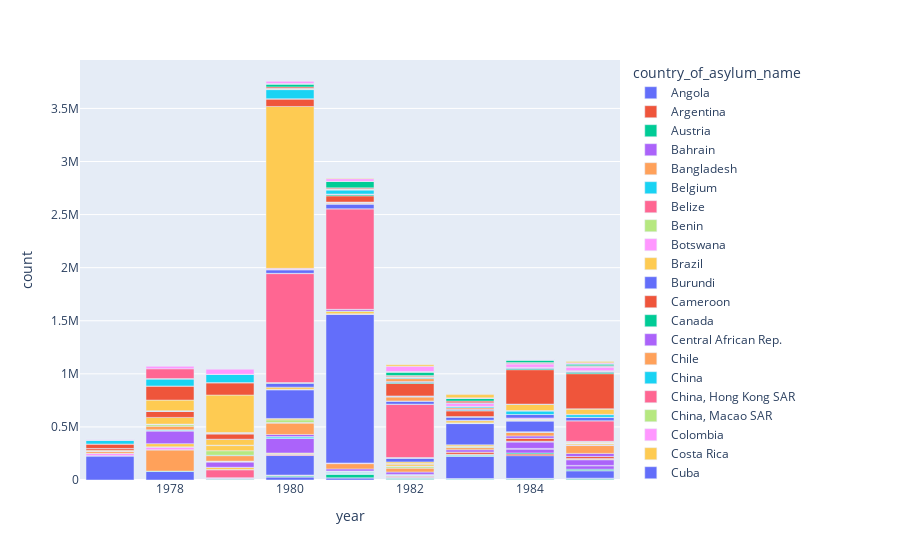

Notebook source saved alongside this figure:
### Code cell
fig = px.bar(destination_df[(destination_df['year'] >= 1977) & (destination_df['year'] <= 1985)], x='year', y='count', color='country_of_asylum_name')
fig.show()

### Figure 1 — Plotly figure (JSON) as saved in the notebook; plotly's stock layout.template omitted (floating-point values rounded to 4 significant figures)
{"data": [{"hovertemplate": "country_of_asylum_name=Angola<br>year=%{x}<br>count=%{y}<extra></extra>", "legendgroup": "Angola", "marker": {"color": "#636efa", "pattern": {"shape": ""}}, "name": "Angola", "orientation": "v", "showlegend": true, "textposition": "auto", "type": "bar", "x": [1977, 1978, 1979, 1980, 1981, 1982, 1984, 1985], "xaxis": "x", "y": [226000, 79880, 5000, 29440, 20460, 4840, 2910, 300], "yaxis": "y"}, {"hovertemplate": "country_of_asylum_name=Argentina<br>year=%{x}<br>count=%{y}<extra></extra>", "legendgroup": "Argentina", "marker": {"color": "#EF553B", "pattern": {"shape": ""}}, "name": "Argentina", "orientation": "v", "showlegend": true, "textposition": "auto", "type": "bar", "x": [1978, 1979, 1980, 1981, 1982, 1983, 1985], "xaxis": "x", "y": [470, 1110, 510, 160, 260, 480, 1800], "yaxis": "y"}, {"hovertemplate": "country_of_asylum_name=Austria<br>year=%{x}<br>count=%{y}<extra></extra>", "legendgroup": "Austria", "marker": {"color": "#00cc96", "pattern": {"shape": ""}}, "name": "Austria", "orientation": "v", "showlegend": true, "textposition": "auto", "type": "bar", "x": [1977, 1978, 1979, 1980, 1981, 1982, 1983, 1984, 1985], "xaxis": "x", "y": [2566, 3412, 5624, 9259, 34557, 6315, 5902, 7209, 6723], "yaxis": "y"}, {"hovertemplate": "country_of_asylum_name=Bahrain<br>year=%{x}<br>count=%{y}<extra></extra>", "legendgroup": "Bahrain", "marker": {"color": "#ab63fa", "pattern": {"shape": ""}}, "name": "Bahrain", "orientation": "v", "showlegend": true, "textposition": "auto", "type": "bar", "x": [1984], "xaxis": "x", "y": [200], "yaxis": "y"}, {"hovertemplate": "country_of_asylum_name=Bangladesh<br>year=%{x}<br>count=%{y}<extra></extra>", "legendgroup": "Bangladesh", "marker": {"color": "#FFA15A", "pattern": {"shape": ""}}, "name": "Bangladesh", "orientation": "v", "showlegend": true, "textposition": "auto", "type": "bar", "x": [1978], "xaxis": "x", "y": [200000], "yaxis": "y"}, {"hovertemplate": "country_of_asylum_name=Belgium<br>year=%{x}<br>count=%{y}<extra></extra>", "legendgroup": "Belgium", "marker": {"color": "#19d3f3", "pattern": {"shape": ""}}, "name": "Belgium", "orientation": "v", "showlegend": true, "textposition": "auto", "type": "bar", "x": [1977, 1978, 1979, 1980, 1981, 1982, 1983, 1984, 1985], "xaxis": "x", "y": [946, 1082, 2426, 2730, 2281, 2905, 2899, 3643, 5296], "yaxis": "y"}, {"hovertemplate": "country_of_asylum_name=Belize<br>year=%{x}<br>count=%{y}<extra></extra>", "legendgroup": "Belize", "marker": {"color": "#FF6692", "pattern": {"shape": ""}}, "name": "Belize", "orientation": "v", "showlegend": true, "textposition": "auto", "type": "bar", "x": [1980], "xaxis": "x", "y": [4000], "yaxis": "y"}, {"hovertemplate": "country_of_asylum_name=Benin<br>year=%{x}<br>count=%{y}<extra></extra>", "legendgroup": "Benin", "marker": {"color": "#B6E880", "pattern": {"shape": ""}}, "name": "Benin", "orientation": "v", "showlegend": true, "textposition": "auto", "type": "bar", "x": [1984, 1985], "xaxis": "x", "y": [740, 2850], "yaxis": "y"}, {"hovertemplate": "country_of_asylum_name=Botswana<br>year=%{x}<br>count=%{y}<extra></extra>", "legendgroup": "Botswana", "marker": {"color": "#FF97FF", "pattern": {"shape": ""}}, "name": "Botswana", "orientation": "v", "showlegend": true, "textposition": "auto", "type": "bar", "x": [1977, 1978, 1979, 1980, 1981, 1983, 1984, 1985], "xaxis": "x", "y": [22240, 25880, 8110, 550, 430, 4800, 630, 530], "yaxis": "y"}, {"hovertemplate": "country_of_asylum_name=Brazil<br>year=%{x}<br>count=%{y}<extra></extra>", "legendgroup": "Brazil", "marker": {"color": "#FECB52", "pattern": {"shape": ""}}, "name": "Brazil", "orientation": "v", "showlegend": true, "textposition": "auto", "type": "bar", "x": [1982, 1983, 1984], "xaxis": "x", "y": [110, 180, 140], "yaxis": "y"}, {"hovertemplate": "country_of_asylum_name=Burundi<br>year=%{x}<br>count=%{y}<extra></extra>", "legendgroup": "Burundi", "marker": {"color": "#636efa", "pattern": {"shape": ""}}, "name": "Burundi", "orientation": "v", "showlegend": true, "textposition": "auto", "type": "bar", "x": [1978, 1980, 1981, 1982, 1983, 1984, 1985], "xaxis": "x", "y": [910, 184110, 2070, 380, 208440, 213860, 69230], "yaxis": "y"}, {"hovertemplate": "country_of_asylum_name=Cameroon<br>year=%{x}<br>count=%{y}<extra></extra>", "legendgroup": "Cameroon", "marker": {"color": "#EF553B", "pattern": {"shape": ""}}, "name": "Cameroon", "orientation": "v", "showlegend": true, "textposition": "auto", "type": "bar", "x": [1983, 1984, 1985], "xaxis": "x", "y": [240, 14550, 2070], "yaxis": "y"}, {"hovertemplate": "country_of_asylum_name=Canada<br>year=%{x}<br>count=%{y}<extra></extra>", "legendgroup": "Canada", "marker": {"color": "#00cc96", "pattern": {"shape": ""}}, "name": "Canada", "orientation": "v", "showlegend": true, "textposition": "auto", "type": "bar", "x": [1980, 1981, 1982, 1983, 1984, 1985], "xaxis": "x", "y": [1000, 3000, 5000, 9400, 11000, 13000], "yaxis": "y"}, {"hovertemplate": "country_of_asylum_name=Central African Rep.<br>year=%{x}<br>count=%{y}<extra></extra>", "legendgroup": "Central African Rep.", "marker": {"color": "#ab63fa", "pattern": {"shape": ""}}, "name": "Central African Rep.", "orientation": "v", "showlegend": true, "textposition": "auto", "type": "bar", "x": [1982, 1984, 1985], "xaxis": "x", "y": [3250, 36390, 33140], "yaxis": "y"}, {"hovertemplate": "country_of_asylum_name=Chile<br>year=%{x}<br>count=%{y}<extra></extra>", "legendgroup": "Chile", "marker": {"color": "#FFA15A", "pattern": {"shape": ""}}, "name": "Chile", "orientation": "v", "showlegend": true, "textposition": "auto", "type": "bar", "x": [1985], "xaxis": "x", "y": [150], "yaxis": "y"}, {"hovertemplate": "country_of_asylum_name=China<br>year=%{x}<br>count=%{y}<extra></extra>", "legendgroup": "China", "marker": {"color": "#19d3f3", "pattern": {"shape": ""}}, "name": "China", "orientation": "v", "showlegend": true, "textposition": "auto", "type": "bar", "x": [1981, 1982, 1983, 1984, 1985], "xaxis": "x", "y": [2000, 2850, 4770, 3400, 2400], "yaxis": "y"}, {"hovertemplate": "country_of_asylum_name=China, Hong Kong SAR<br>year=%{x}<br>count=%{y}<extra></extra>", "legendgroup": "China, Hong Kong SAR", "marker": {"color": "#FF6692", "pattern": {"shape": ""}}, "name": "China, Hong Kong SAR", "orientation": "v", "showlegend": true, "textposition": "auto", "type": "bar", "x": [1979, 1980, 1981, 1982, 1983, 1984], "xaxis": "x", "y": [73690, 11200, 8470, 8000, 3800, 2730], "yaxis": "y"}, {"hovertemplate": "country_of_asylum_name=China, Macao SAR<br>year=%{x}<br>count=%{y}<extra></extra>", "legendgroup": "China, Macao SAR", "marker": {"color": "#B6E880", "pattern": {"shape": ""}}, "name": "China, Macao SAR", "orientation": "v", "showlegend": true, "textposition": "auto", "type": "bar", "x": [1978, 1979, 1980, 1981, 1982], "xaxis": "x", "y": [950, 3180, 2270, 450, 60], "yaxis": "y"}, {"hovertemplate": "country_of_asylum_name=Colombia<br>year=%{x}<br>count=%{y}<extra></extra>", "legendgroup": "Colombia", "marker": {"color": "#FF97FF", "pattern": {"shape": ""}}, "name": "Colombia", "orientation": "v", "showlegend": true, "textposition": "auto", "type": "bar", "x": [1983, 1984], "xaxis": "x", "y": [50, 90], "yaxis": "y"}, {"hovertemplate": "country_of_asylum_name=Costa Rica<br>year=%{x}<br>count=%{y}<extra></extra>", "legendgroup": "Costa Rica", "marker": {"color": "#FECB52", "pattern": {"shape": ""}}, "name": "Costa Rica", "orientation": "v", "showlegend": true, "textposition": "auto", "type": "bar", "x": [1978, 1979, 1980, 1982], "xaxis": "x", "y": [30000, 20600, 9120, 1050], "yaxis": "y"}, {"hovertemplate": "country_of_asylum_name=Cuba<br>year=%{x}<br>count=%{y}<extra></extra>", "legendgroup": "Cuba", "marker": {"color": "#636efa", "pattern": {"shape": ""}}, "name": "Cuba", "orientation": "v", "showlegend": true, "textposition": "auto", "type": "bar", "x": [1979, 1980], "xaxis": "x", "y": [70, 50], "yaxis": "y"}, {"hovertemplate": "country_of_asylum_name=Cyprus<br>year=%{x}<br>count=%{y}<extra></extra>", "legendgroup": "Cyprus", "marker": {"color": "#EF553B", "pattern": {"shape": ""}}, "name": "Cyprus", "orientation": "v", "showlegend": true, "textposition": "auto", "type": "bar", "x": [1982], "xaxis": "x", "y": [7260], "yaxis": "y"}, {"hovertemplate": "country_of_asylum_name=Côte d'Ivoire<br>year=%{x}<br>count=%{y}<extra></extra>", "legendgroup": "Côte d'Ivoire", "marker": {"color": "#00cc96", "pattern": {"shape": ""}}, "name": "Côte d'Ivoire", "orientation": "v", "showlegend": true, "textposition": "auto", "type": "bar", "x": [1984, 1985], "xaxis": "x", "y": [160, 110], "yaxis": "y"}, {"hovertemplate": "country_of_asylum_name=Dem. Rep. of the Congo<br>year=%{x}<br>count=%{y}<extra></extra>", "legendgroup": "Dem. Rep. of the Congo", "marker": {"color": "#ab63fa", "pattern": {"shape": ""}}, "name": "Dem. Rep. of the Congo", "orientation": "v", "showlegend": true, "textposition": "auto", "type": "bar", "x": [1978, 1979, 1980, 1982, 1984, 1985], "xaxis": "x", "y": [120000, 50780, 136690, 600, 59960, 53000], "yaxis": "y"}, {"hovertemplate": "country_of_asylum_name=Denmark<br>year=%{x}<br>count=%{y}<extra></extra>", "legendgroup": "Denmark", "marker": {"color": "#FFA15A", "pattern": {"shape": ""}}, "name": "Denmark", "orientation": "v", "showlegend": true, "textposition": "auto", "type": "bar", "x": [1977, 1978, 1979, 1980, 1981, 1982, 1983, 1984, 1985], "xaxis": "x", "y": [222, 170, 422, 65, 123, 298, 800, 4312, 8698], "yaxis": "y"}, {"hovertemplate": "country_of_asylum_name=Djibouti<br>year=%{x}<br>count=%{y}<extra></extra>", "legendgroup": "Djibouti", "marker": {"color": "#19d3f3", "pattern": {"shape": ""}}, "name": "Djibouti", "orientation": "v", "showlegend": true, "textposition": "auto", "type": "bar", "x": [1978, 1979, 1980, 1981, 1982, 1983, 1984, 1985], "xaxis": "x", "y": [9350, 3350, 16510, 10010, 3580, 240, 870, 1710], "yaxis": "y"}, {"hovertemplate": "country_of_asylum_name=Dominican Rep.<br>year=%{x}<br>count=%{y}<extra></extra>", "legendgroup": "Dominican Rep.", "marker": {"color": "#FF6692", "pattern": {"shape": ""}}, "name": "Dominican Rep.", "orientation": "v", "showlegend": true, "textposition": "auto", "type": "bar", "x": [1979, 1980, 1982, 1984], "xaxis": "x", "y": [3050, 500, 1660, 130], "yaxis": "y"}, {"hovertemplate": "country_of_asylum_name=Ecuador<br>year=%{x}<br>count=%{y}<extra></extra>", "legendgroup": "Ecuador", "marker": {"color": "#B6E880", "pattern": {"shape": ""}}, "name": "Ecuador", "orientation": "v", "showlegend": true, "textposition": "auto", "type": "bar", "x": [1977, 1979, 1981, 1982, 1983, 1984, 1985], "xaxis": "x", "y": [80, 60, 100, 60, 80, 90, 110], "yaxis": "y"}, {"hovertemplate": "country_of_asylum_name=Egypt<br>year=%{x}<br>count=%{y}<extra></extra>", "legendgroup": "Egypt", "marker": {"color": "#FF97FF", "pattern": {"shape": ""}}, "name": "Egypt", "orientation": "v", "showlegend": true, "textposition": "auto", "type": "bar", "x": [1977, 1978, 1979, 1980, 1981, 1982, 1983, 1984, 1985], "xaxis": "x", "y": [240, 320, 270, 250, 400, 4310, 170, 210, 240], "yaxis": "y"}, {"hovertemplate": "country_of_asylum_name=El Salvador<br>year=%{x}<br>count=%{y}<extra></extra>", "legendgroup": "El Salvador", "marker": {"color": "#FECB52", "pattern": {"shape": ""}}, "name": "El Salvador", "orientation": "v", "showlegend": true, "textposition": "auto", "type": "bar", "x": [1979], "xaxis": "x", "y": [250], "yaxis": "y"}, {"hovertemplate": "country_of_asylum_name=Eswatini<br>year=%{x}<br>count=%{y}<extra></extra>", "legendgroup": "Eswatini", "marker": {"color": "#636efa", "pattern": {"shape": ""}}, "name": "Eswatini", "orientation": "v", "showlegend": true, "textposition": "auto", "type": "bar", "x": [1977, 1978, 1980, 1981, 1982, 1983, 1984, 1985], "xaxis": "x", "y": [270, 740, 820, 390, 60, 410, 2100, 2300], "yaxis": "y"}, {"hovertemplate": "country_of_asylum_name=Ethiopia<br>year=%{x}<br>count=%{y}<extra></extra>", "legendgroup": "Ethiopia", "marker": {"color": "#EF553B", "pattern": {"shape": ""}}, "name": "Ethiopia", "orientation": "v", "showlegend": true, "textposition": "auto", "type": "bar", "x": [1983, 1984, 1985], "xaxis": "x", "y": [20330, 28200, 18070], "yaxis": "y"}, {"hovertemplate": "country_of_asylum_name=Finland<br>year=%{x}<br>count=%{y}<extra></extra>", "legendgroup": "Finland", "marker": {"color": "#00cc96", "pattern": {"shape": ""}}, "name": "Finland", "orientation": "v", "showlegend": true, "textposition": "auto", "type": "bar", "x": [1981, 1982, 1983, 1984, 1985], "xaxis": "x", "y": [12, 6, 16, 18, 18], "yaxis": "y"}, {"hovertemplate": "country_of_asylum_name=France<br>year=%{x}<br>count=%{y}<extra></extra>", "legendgroup": "France", "marker": {"color": "#ab63fa", "pattern": {"shape": ""}}, "name": "France", "orientation": "v", "showlegend": true, "textposition": "auto", "type": "bar", "x": [1980, 1981, 1982, 1983, 1984, 1985], "xaxis": "x", "y": [19912, 19846, 22503, 22349, 21704, 28906], "yaxis": "y"}, {"hovertemplate": "country_of_asylum_name=Germany<br>year=%{x}<br>count=%{y}<extra></extra>", "legendgroup": "Germany", "marker": {"color": "#FFA15A", "pattern": {"shape": ""}}, "name": "Germany", "orientation": "v", "showlegend": true, "textposition": "auto", "type": "bar", "x": [1977, 1978, 1979, 1980, 1981, 1982, 1983, 1984, 1985], "xaxis": "x", "y": [16410, 33136, 51300, 107818, 49393, 37425, 19716, 35254, 73817], "yaxis": "y"}, {"hovertemplate": "country_of_asylum_name=Greece<br>year=%{x}<br>count=%{y}<extra></extra>", "legendgroup": "Greece", "marker": {"color": "#19d3f3", "pattern": {"shape": ""}}, "name": "Greece", "orientation": "v", "showlegend": true, "textposition": "auto", "type": "bar", "x": [1979, 1980, 1981, 1982, 1983, 1984, 1985], "xaxis": "x", "y": [3759, 1793, 2241, 1194, 1473, 1704, 3717], "yaxis": "y"}, {"hovertemplate": "country_of_asylum_name=Guatemala<br>year=%{x}<br>count=%{y}<extra></extra>", "legendgroup": "Guatemala", "marker": {"color": "#FF6692", "pattern": {"shape": ""}}, "name": "Guatemala", "orientation": "v", "showlegend": true, "textposition": "auto", "type": "bar", "x": [1980, 1984], "xaxis": "x", "y": [3100, 60], "yaxis": "y"}, {"hovertemplate": "country_of_asylum_name=Honduras<br>year=%{x}<br>count=%{y}<extra></extra>", "legendgroup": "Honduras", "marker": {"color": "#B6E880", "pattern": {"shape": ""}}, "name": "Honduras", "orientation": "v", "showlegend": true, "textposition": "auto", "type": "bar", "x": [1978, 1979, 1980, 1982, 1983], "xaxis": "x", "y": [15000, 42720, 25000, 14540, 9040], "yaxis": "y"}, {"hovertemplate": "country_of_asylum_name=India<br>year=%{x}<br>count=%{y}<extra></extra>", "legendgroup": "India", "marker": {"color": "#FF97FF", "pattern": {"shape": ""}}, "name": "India", "orientation": "v", "showlegend": true, "textposition": "auto", "type": "bar", "x": [1981, 1982, 1983, 1984, 1985], "xaxis": "x", "y": [3980, 2670, 3130, 2730, 1940], "yaxis": "y"}, {"hovertemplate": "country_of_asylum_name=Indonesia<br>year=%{x}<br>count=%{y}<extra></extra>", "legendgroup": "Indonesia", "marker": {"color": "#FECB52", "pattern": {"shape": ""}}, "name": "Indonesia", "orientation": "v", "showlegend": true, "textposition": "auto", "type": "bar", "x": [1978, 1979, 1980, 1982, 1983, 1985], "xaxis": "x", "y": [2930, 48440, 12970, 17790, 12590, 11180], "yaxis": "y"}, {"hovertemplate": "country_of_asylum_name=Iran (Islamic Rep. of)<br>year=%{x}<br>count=%{y}<extra></extra>", "legendgroup": "Iran (Islamic Rep. of)", "marker": {"color": "#636efa", "pattern": {"shape": ""}}, "name": "Iran (Islamic Rep. of)", "orientation": "v", "showlegend": true, "textposition": "auto", "type": "bar", "x": [1980, 1981, 1983, 1984], "xaxis": "x", "y": [270000, 1400000, 200000, 100000], "yaxis": "y"}, {"hovertemplate": "country_of_asylum_name=Italy<br>year=%{x}<br>count=%{y}<extra></extra>", "legendgroup": "Italy", "marker": {"color": "#EF553B", "pattern": {"shape": ""}}, "name": "Italy", "orientation": "v", "showlegend": true, "textposition": "auto", "type": "bar", "x": [1977, 1978, 1979, 1980, 1981, 1982, 1983, 1984, 1985], "xaxis": "x", "y": [973, 802, 1377, 2126, 3627, 3127, 3024, 4548, 5410], "yaxis": "y"}, {"hovertemplate": "country_of_asylum_name=Japan<br>year=%{x}<br>count=%{y}<extra></extra>", "legendgroup": "Japan", "marker": {"color": "#00cc96", "pattern": {"shape": ""}}, "name": "Japan", "orientation": "v", "showlegend": true, "textposition": "auto", "type": "bar", "x": [1978, 1979, 1980, 1981, 1982, 1983, 1984], "xaxis": "x", "y": [710, 1170, 1680, 1200, 1880, 1430, 500], "yaxis": "y"}, {"hovertemplate": "country_of_asylum_name=Jordan<br>year=%{x}<br>count=%{y}<extra></extra>", "legendgroup": "Jordan", "marker": {"color": "#ab63fa", "pattern": {"shape": ""}}, "name": "Jordan", "orientation": "v", "showlegend": true, "textposition": "auto", "type": "bar", "x": [1978, 1979, 1980, 1983, 1984], "xaxis": "x", "y": [80, 80, 80, 100, 250], "yaxis": "y"}, {"hovertemplate": "country_of_asylum_name=Kenya<br>year=%{x}<br>count=%{y}<extra></extra>", "legendgroup": "Kenya", "marker": {"color": "#FFA15A", "pattern": {"shape": ""}}, "name": "Kenya", "orientation": "v", "showlegend": true, "textposition": "auto", "type": "bar", "x": [1977, 1978, 1979, 1980, 1981, 1982, 1983, 1984, 1985], "xaxis": "x", "y": [4040, 500, 720, 420, 920, 1450, 2100, 1300, 910], "yaxis": "y"}, {"hovertemplate": "country_of_asylum_name=Kuwait<br>year=%{x}<br>count=%{y}<extra></extra>", "legendgroup": "Kuwait", "marker": {"color": "#19d3f3", "pattern": {"shape": ""}}, "name": "Kuwait", "orientation": "v", "showlegend": true, "textposition": "auto", "type": "bar", "x": [1985], "xaxis": "x", "y": [50], "yaxis": "y"}, {"hovertemplate": "country_of_asylum_name=Lebanon<br>year=%{x}<br>count=%{y}<extra></extra>", "legendgroup": "Lebanon", "marker": {"color": "#FF6692", "pattern": {"shape": ""}}, "name": "Lebanon", "orientation": "v", "showlegend": true, "textposition": "auto", "type": "bar", "x": [1979, 1980, 1983, 1984, 1985], "xaxis": "x", "y": [100, 300, 90, 90, 70], "yaxis": "y"}, {"hovertemplate": "country_of_asylum_name=Lesotho<br>year=%{x}<br>count=%{y}<extra></extra>", "legendgroup": "Lesotho", "marker": {"color": "#B6E880", "pattern": {"shape": ""}}, "name": "Lesotho", "orientation": "v", "showlegend": true, "textposition": "auto", "type": "bar", "x": [1977, 1978, 1979, 1982, 1983, 1984, 1985], "xaxis": "x", "y": [50, 100, 370, 200, 200, 130, 530], "yaxis": "y"}, {"hovertemplate": "country_of_asylum_name=Liberia<br>year=%{x}<br>count=%{y}<extra></extra>", "legendgroup": "Liberia", "marker": {"color": "#FF97FF", "pattern": {"shape": ""}}, "name": "Liberia", "orientation": "v", "showlegend": true, "textposition": "auto", "type": "bar", "x": [1984], "xaxis": "x", "y": [60], "yaxis": "y"}, {"hovertemplate": "country_of_asylum_name=Malaysia<br>year=%{x}<br>count=%{y}<extra></extra>", "legendgroup": "Malaysia", "marker": {"color": "#FECB52", "pattern": {"shape": ""}}, "name": "Malaysia", "orientation": "v", "showlegend": true, "textposition": "auto", "type": "bar", "x": [1977, 1978, 1979, 1980, 1981, 1982, 1983, 1984, 1985], "xaxis": "x", "y": [6000, 63120, 53930, 20090, 23720, 15090, 21140, 9400, 8910], "yaxis": "y"}, {"hovertemplate": "country_of_asylum_name=Mexico<br>year=%{x}<br>count=%{y}<extra></extra>", "legendgroup": "Mexico", "marker": {"color": "#636efa", "pattern": {"shape": ""}}, "name": "Mexico", "orientation": "v", "showlegend": true, "textposition": "auto", "type": "bar", "x": [1979, 1980, 1982], "xaxis": "x", "y": [2530, 38000, 36100], "yaxis": "y"}, {"hovertemplate": "country_of_asylum_name=Mozambique<br>year=%{x}<br>count=%{y}<extra></extra>", "legendgroup": "Mozambique", "marker": {"color": "#EF553B", "pattern": {"shape": ""}}, "name": "Mozambique", "orientation": "v", "showlegend": true, "textposition": "auto", "type": "bar", "x": [1977, 1978, 1979, 1982, 1983, 1984, 1985], "xaxis": "x", "y": [15500, 57500, 50000, 80, 80, 70, 140], "yaxis": "y"}, {"hovertemplate": "country_of_asylum_name=Netherlands (Kingdom of the)<br>year=%{x}<br>count=%{y}<extra></extra>", "legendgroup": "Netherlands (Kingdom of the)", "marker": {"color": "#00cc96", "pattern": {"shape": ""}}, "name": "Netherlands (Kingdom of the)", "orientation": "v", "showlegend": true, "textposition": "auto", "type": "bar", "x": [1980, 1981, 1982, 1983, 1984, 1985], "xaxis": "x", "y": [1350, 1594, 1214, 2015, 2579, 5644], "yaxis": "y"}, {"hovertemplate": "country_of_asylum_name=Nicaragua<br>year=%{x}<br>count=%{y}<extra></extra>", "legendgroup": "Nicaragua", "marker": {"color": "#ab63fa", "pattern": {"shape": ""}}, "name": "Nicaragua", "orientation": "v", "showlegend": true, "textposition": "auto", "type": "bar", "x": [1980, 1981, 1982, 1985], "xaxis": "x", "y": [4100, 16080, 2940, 540], "yaxis": "y"}, {"hovertemplate": "country_of_asylum_name=Nigeria<br>year=%{x}<br>count=%{y}<extra></extra>", "legendgroup": "Nigeria", "marker": {"color": "#FFA15A", "pattern": {"shape": ""}}, "name": "Nigeria", "orientation": "v", "showlegend": true, "textposition": "auto", "type": "bar", "x": [1978, 1982, 1983], "xaxis": "x", "y": [100, 190, 200], "yaxis": "y"}, {"hovertemplate": "country_of_asylum_name=Norway<br>year=%{x}<br>count=%{y}<extra></extra>", "legendgroup": "Norway", "marker": {"color": "#19d3f3", "pattern": {"shape": ""}}, "name": "Norway", "orientation": "v", "showlegend": true, "textposition": "auto", "type": "bar", "x": [1980, 1981, 1982, 1983, 1984, 1985], "xaxis": "x", "y": [101, 95, 100, 150, 300, 829], "yaxis": "y"}, {"hovertemplate": "country_of_asylum_name=Pakistan<br>year=%{x}<br>count=%{y}<extra></extra>", "legendgroup": "Pakistan", "marker": {"color": "#FF6692", "pattern": {"shape": ""}}, "name": "Pakistan", "orientation": "v", "showlegend": true, "textposition": "auto", "type": "bar", "x": [1980, 1981, 1982, 1983, 1985], "xaxis": "x", "y": [1026220, 947070, 502150, 1100, 193400], "yaxis": "y"}, {"hovertemplate": "country_of_asylum_name=Panama<br>year=%{x}<br>count=%{y}<extra></extra>", "legendgroup": "Panama", "marker": {"color": "#B6E880", "pattern": {"shape": ""}}, "name": "Panama", "orientation": "v", "showlegend": true, "textposition": "auto", "type": "bar", "x": [1978, 1979, 1980, 1982], "xaxis": "x", "y": [500, 1270, 2020, 450], "yaxis": "y"}, {"hovertemplate": "country_of_asylum_name=Papua New Guinea<br>year=%{x}<br>count=%{y}<extra></extra>", "legendgroup": "Papua New Guinea", "marker": {"color": "#FF97FF", "pattern": {"shape": ""}}, "name": "Papua New Guinea", "orientation": "v", "showlegend": true, "textposition": "auto", "type": "bar", "x": [1982, 1983, 1984, 1985], "xaxis": "x", "y": [700, 350, 9830, 880], "yaxis": "y"}, {"hovertemplate": "country_of_asylum_name=Peru<br>year=%{x}<br>count=%{y}<extra></extra>", "legendgroup": "Peru", "marker": {"color": "#FECB52", "pattern": {"shape": ""}}, "name": "Peru", "orientation": "v", "showlegend": true, "textposition": "auto", "type": "bar", "x": [1978, 1980, 1981, 1983], "xaxis": "x", "y": [430, 740, 280, 60], "yaxis": "y"}, {"hovertemplate": "country_of_asylum_name=Philippines<br>year=%{x}<br>count=%{y}<extra></extra>", "legendgroup": "Philippines", "marker": {"color": "#636efa", "pattern": {"shape": ""}}, "name": "Philippines", "orientation": "v", "showlegend": true, "textposition": "auto", "type": "bar", "x": [1977, 1978, 1979, 1980, 1981, 1982, 1983, 1984, 1985], "xaxis": "x", "y": [1180, 2700, 5370, 33480, 45280, 28900, 30180, 32670, 31140], "yaxis": "y"}, {"hovertemplate": "country_of_asylum_name=Portugal<br>year=%{x}<br>count=%{y}<extra></extra>", "legendgroup": "Portugal", "marker": {"color": "#EF553B", "pattern": {"shape": ""}}, "name": "Portugal", "orientation": "v", "showlegend": true, "textposition": "auto", "type": "bar", "x": [1980, 1981, 1982, 1983, 1984, 1985], "xaxis": "x", "y": [1636, 600, 1091, 609, 380, 63], "yaxis": "y"}, {"hovertemplate": "country_of_asylum_name=Qatar<br>year=%{x}<br>count=%{y}<extra></extra>", "legendgroup": "Qatar", "marker": {"color": "#00cc96", "pattern": {"shape": ""}}, "name": "Qatar", "orientation": "v", "showlegend": true, "textposition": "auto", "type": "bar", "x": [1980, 1985], "xaxis": "x", "y": [200, 50], "yaxis": "y"}, {"hovertemplate": "country_of_asylum_name=Rep. of Korea<br>year=%{x}<br>count=%{y}<extra></extra>", "legendgroup": "Rep. of Korea", "marker": {"color": "#ab63fa", "pattern": {"shape": ""}}, "name": "Rep. of Korea", "orientation": "v", "showlegend": true, "textposition": "auto", "type": "bar", "x": [1978, 1979, 1981, 1982], "xaxis": "x", "y": [100, 150, 60, 70], "yaxis": "y"}, {"hovertemplate": "country_of_asylum_name=Rwanda<br>year=%{x}<br>count=%{y}<extra></extra>", "legendgroup": "Rwanda", "marker": {"color": "#FFA15A", "pattern": {"shape": ""}}, "name": "Rwanda", "orientation": "v", "showlegend": true, "textposition": "auto", "type": "bar", "x": [1979, 1980, 1981, 1982, 1985], "xaxis": "x", "y": [810, 400, 7920, 38000, 1010], "yaxis": "y"}, {"hovertemplate": "country_of_asylum_name=Saudi Arabia<br>year=%{x}<br>count=%{y}<extra></extra>", "legendgroup": "Saudi Arabia", "marker": {"color": "#19d3f3", "pattern": {"shape": ""}}, "name": "Saudi Arabia", "orientation": "v", "showlegend": true, "textposition": "auto", "type": "bar", "x": [1982, 1984, 1985], "xaxis": "x", "y": [2000, 33000, 24500], "yaxis": "y"}, {"hovertemplate": "country_of_asylum_name=Serbia and Kosovo: S/RES/1244 (1999)<br>year=%{x}<br>count=%{y}<extra></extra>", "legendgroup": "Serbia and Kosovo: S/RES/1244 (1999)", "marker": {"color": "#FF6692", "pattern": {"shape": ""}}, "name": "Serbia and Kosovo: S/RES/1244 (1999)", "orientation": "v", "showlegend": true, "textposition": "auto", "type": "bar", "x": [1980, 1981, 1982, 1984, 1985], "xaxis": "x", "y": [1540, 2710, 1710, 2760, 3200], "yaxis": "y"}, {"hovertemplate": "country_of_asylum_name=Sierra Leone<br>year=%{x}<br>count=%{y}<extra></extra>", "legendgroup": "Sierra Leone", "marker": {"color": "#B6E880", "pattern": {"shape": ""}}, "name": "Sierra Leone", "orientation": "v", "showlegend": true, "textposition": "auto", "type": "bar", "x": [1982], "xaxis": "x", "y": [50], "yaxis": "y"}, {"hovertemplate": "country_of_asylum_name=Singapore<br>year=%{x}<br>count=%{y}<extra></extra>", "legendgroup": "Singapore", "marker": {"color": "#FF97FF", "pattern": {"shape": ""}}, "name": "Singapore", "orientation": "v", "showlegend": true, "textposition": "auto", "type": "bar", "x": [1977, 1978, 1979, 1980, 1981, 1982, 1983, 1984], "xaxis": "x", "y": [330, 1870, 5450, 9280, 5540, 2730, 1570, 730], "yaxis": "y"}, {"hovertemplate": "country_of_asylum_name=Somalia<br>year=%{x}<br>count=%{y}<extra></extra>", "legendgroup": "Somalia", "marker": {"color": "#FECB52", "pattern": {"shape": ""}}, "name": "Somalia", "orientation": "v", "showlegend": true, "textposition": "auto", "type": "bar", "x": [1978, 1979, 1980, 1981, 1982, 1984, 1985], "xaxis": "x", "y": [100000, 352490, 1525000, 550, 210, 60000, 50000], "yaxis": "y"}, {"hovertemplate": "country_of_asylum_name=Spain<br>year=%{x}<br>count=%{y}<extra></extra>", "legendgroup": "Spain", "marker": {"color": "#636efa", "pattern": {"shape": ""}}, "name": "Spain", "orientation": "v", "showlegend": true, "textposition": "auto", "type": "bar", "x": [1981, 1982, 1983, 1984, 1985], "xaxis": "x", "y": [325, 2449, 1384, 1182, 2345], "yaxis": "y"}, {"hovertemplate": "country_of_asylum_name=Sudan<br>year=%{x}<br>count=%{y}<extra></extra>", "legendgroup": "Sudan", "marker": {"color": "#EF553B", "pattern": {"shape": ""}}, "name": "Sudan", "orientation": "v", "showlegend": true, "textposition": "auto", "type": "bar", "x": [1977, 1978, 1979, 1980, 1981, 1982, 1983, 1984, 1985], "xaxis": "x", "y": [41100, 131600, 115350, 70000, 58650, 118000, 54000, 324180, 330340], "yaxis": "y"}, {"hovertemplate": "country_of_asylum_name=Sweden<br>year=%{x}<br>count=%{y}<extra></extra>", "legendgroup": "Sweden", "marker": {"color": "#00cc96", "pattern": {"shape": ""}}, "name": "Sweden", "orientation": "v", "showlegend": true, "textposition": "auto", "type": "bar", "x": [1981, 1982, 1983, 1984, 1985], "xaxis": "x", "y": [12651, 10225, 7050, 12000, 14500], "yaxis": "y"}, {"hovertemplate": "country_of_asylum_name=Switzerland<br>year=%{x}<br>count=%{y}<extra></extra>", "legendgroup": "Switzerland", "marker": {"color": "#ab63fa", "pattern": {"shape": ""}}, "name": "Switzerland", "orientation": "v", "showlegend": true, "textposition": "auto", "type": "bar", "x": [1977, 1978, 1979, 1980, 1981, 1982, 1983, 1984, 1985], "xaxis": "x", "y": [1062, 1372, 1869, 3001, 4218, 7127, 7864, 7401, 9679], "yaxis": "y"}, {"hovertemplate": "country_of_asylum_name=Syrian Arab Rep.<br>year=%{x}<br>count=%{y}<extra></extra>", "legendgroup": "Syrian Arab Rep.", "marker": {"color": "#FFA15A", "pattern": {"shape": ""}}, "name": "Syrian Arab Rep.", "orientation": "v", "showlegend": true, "textposition": "auto", "type": "bar", "x": [1980, 1981, 1982, 1983, 1984, 1985], "xaxis": "x", "y": [150, 250, 28010, 14680, 600, 1650], "yaxis": "y"}, {"hovertemplate": "country_of_asylum_name=Thailand<br>year=%{x}<br>count=%{y}<extra></extra>", "legendgroup": "Thailand", "marker": {"color": "#19d3f3", "pattern": {"shape": ""}}, "name": "Thailand", "orientation": "v", "showlegend": true, "textposition": "auto", "type": "bar", "x": [1977, 1978, 1979, 1980, 1981, 1982, 1983], "xaxis": "x", "y": [35740, 67430, 76690, 85690, 39210, 11340, 12810], "yaxis": "y"}, {"hovertemplate": "country_of_asylum_name=Togo<br>year=%{x}<br>count=%{y}<extra></extra>", "legendgroup": "Togo", "marker": {"color": "#FF6692", "pattern": {"shape": ""}}, "name": "Togo", "orientation": "v", "showlegend": true, "textposition": "auto", "type": "bar", "x": [1982, 1983, 1985], "xaxis": "x", "y": [190, 90, 80], "yaxis": "y"}, {"hovertemplate": "country_of_asylum_name=Türkiye<br>year=%{x}<br>count=%{y}<extra></extra>", "legendgroup": "Türkiye", "marker": {"color": "#B6E880", "pattern": {"shape": ""}}, "name": "Türkiye", "orientation": "v", "showlegend": true, "textposition": "auto", "type": "bar", "x": [1978, 1980, 1981, 1982, 1984, 1985], "xaxis": "x", "y": [50, 5060, 120, 4610, 1450, 930], "yaxis": "y"}, {"hovertemplate": "country_of_asylum_name=Uganda<br>year=%{x}<br>count=%{y}<extra></extra>", "legendgroup": "Uganda", "marker": {"color": "#FF97FF", "pattern": {"shape": ""}}, "name": "Uganda", "orientation": "v", "showlegend": true, "textposition": "auto", "type": "bar", "x": [1977, 1980, 1981, 1983, 1984, 1985], "xaxis": "x", "y": [2220, 2800, 6020, 29510, 33980, 36090], "yaxis": "y"}, {"hovertemplate": "country_of_asylum_name=United Arab Emirates<br>year=%{x}<br>count=%{y}<extra></extra>", "legendgroup": "United Arab Emirates", "marker": {"color": "#FECB52", "pattern": {"shape": ""}}, "name": "United Arab Emirates", "orientation": "v", "showlegend": true, "textposition": "auto", "type": "bar", "x": [1979, 1980, 1981, 1982, 1983, 1984, 1985], "xaxis": "x", "y": [200, 1600, 900, 100, 400, 1220, 1700], "yaxis": "y"}, {"hovertemplate": "country_of_asylum_name=United Kingdom<br>year=%{x}<br>count=%{y}<extra></extra>", "legendgroup": "United Kingdom", "marker": {"color": "#636efa", "pattern": {"shape": ""}}, "name": "United Kingdom", "orientation": "v", "showlegend": true, "textposition": "auto", "type": "bar", "x": [1979, 1980, 1981, 1982, 1983, 1984, 1985], "xaxis": "x", "y": [1553, 2330, 2400, 4202, 4283, 4156, 4390], "yaxis": "y"}, {"hovertemplate": "country_of_asylum_name=United Rep. of Tanzania<br>year=%{x}<br>count=%{y}<extra></extra>", "legendgroup": "United Rep. of Tanzania", "marker": {"color": "#EF553B", "pattern": {"shape": ""}}, "name": "United Rep. of Tanzania", "orientation": "v", "showlegend": true, "textposition": "auto", "type": "bar", "x": [1977, 1978, 1980, 1981, 1982, 1983, 1984, 1985], "xaxis": "x", "y": [900, 1330, 13630, 9360, 8130, 15500, 6240, 6310], "yaxis": "y"}, {"hovertemplate": "country_of_asylum_name=United States of America<br>year=%{x}<br>count=%{y}<extra></extra>", "legendgroup": "United States of America", "marker": {"color": "#00cc96", "pattern": {"shape": ""}}, "name": "United States of America", "orientation": "v", "showlegend": true, "textposition": "auto", "type": "bar", "x": [1980, 1981, 1982, 1983, 1984, 1985], "xaxis": "x", "y": [26512, 61568, 33296, 26091, 24295, 16622], "yaxis": "y"}, {"hovertemplate": "country_of_asylum_name=Unknown/other<br>year=%{x}<br>count=%{y}<extra></extra>", "legendgroup": "Unknown/other", "marker": {"color": "#ab63fa", "pattern": {"shape": ""}}, "name": "Unknown/other", "orientation": "v", "showlegend": true, "textposition": "auto", "type": "bar", "x": [1977, 1978, 1979, 1980, 1981, 1982, 1983, 1984, 1985], "xaxis": "x", "y": [650, 680, 450, 450, 530, 1350, 1150, 1340, 1430], "yaxis": "y"}, {"hovertemplate": "country_of_asylum_name=Uruguay<br>year=%{x}<br>count=%{y}<extra></extra>", "legendgroup": "Uruguay", "marker": {"color": "#FFA15A", "pattern": {"shape": ""}}, "name": "Uruguay", "orientation": "v", "showlegend": true, "textposition": "auto", "type": "bar", "x": [1983], "xaxis": "x", "y": [70], "yaxis": "y"}, {"hovertemplate": "country_of_asylum_name=Venezuela (Bolivarian Republic of)<br>year=%{x}<br>count=%{y}<extra></extra>", "legendgroup": "Venezuela (Bolivarian Republic of)", "marker": {"color": "#19d3f3", "pattern": {"shape": ""}}, "name": "Venezuela (Bolivarian Republic of)", "orientation": "v", "showlegend": true, "textposition": "auto", "type": "bar", "x": [1977, 1982, 1983, 1984, 1985], "xaxis": "x", "y": [100, 230, 200, 390, 730], "yaxis": "y"}, {"hovertemplate": "country_of_asylum_name=Viet Nam<br>year=%{x}<br>count=%{y}<extra></extra>", "legendgroup": "Viet Nam", "marker": {"color": "#FF6692", "pattern": {"shape": ""}}, "name": "Viet Nam", "orientation": "v", "showlegend": true, "textposition": "auto", "type": "bar", "x": [1978, 1980, 1982, 1983, 1984], "xaxis": "x", "y": [92500, 4500, 2420, 1100, 1030], "yaxis": "y"}, {"hovertemplate": "country_of_asylum_name=Yemen<br>year=%{x}<br>count=%{y}<extra></extra>", "legendgroup": "Yemen", "marker": {"color": "#B6E880", "pattern": {"shape": ""}}, "name": "Yemen", "orientation": "v", "showlegend": true, "textposition": "auto", "type": "bar", "x": [1977, 1980, 1981, 1982, 1983, 1984, 1985], "xaxis": "x", "y": [50, 190, 270, 520, 2280, 600, 500], "yaxis": "y"}, {"hovertemplate": "country_of_asylum_name=Zambia<br>year=%{x}<br>count=%{y}<extra></extra>", "legendgroup": "Zambia", "marker": {"color": "#FF97FF", "pattern": {"shape": ""}}, "name": "Zambia", "orientation": "v", "showlegend": true, "textposition": "auto", "type": "bar", "x": [1977, 1978, 1979, 1980, 1981, 1982, 1984, 1985], "xaxis": "x", "y": [3090, 22560, 46720, 23890, 23520, 49010, 3230, 8570], "yaxis": "y"}, {"hovertemplate": "country_of_asylum_name=Zimbabwe<br>year=%{x}<br>count=%{y}<extra></extra>", "legendgroup": "Zimbabwe", "marker": {"color": "#FECB52", "pattern": {"shape": ""}}, "name": "Zimbabwe", "orientation": "v", "showlegend": true, "textposition": "auto", "type": "bar", "x": [1980, 1981, 1982, 1983, 1984, 1985], "xaxis": "x", "y": [50, 5090, 15050, 30160, 120, 12560], "yaxis": "y"}], "layout": {"barmode": "relative", "legend": {"title": {"text": "country_of_asylum_name"}, "tracegroupgap": 0}, "margin": {"t": 60}, "xaxis": {"anchor": "y", "domain": [0, 1], "title": {"text": "year"}}, "yaxis": {"anchor": "x", "domain": [0, 1], "title": {"text": "count"}}}}
